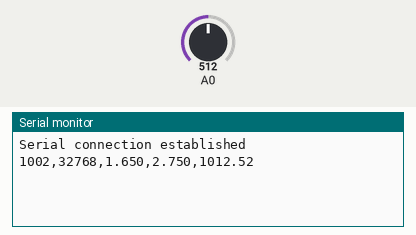
This sketch was run on a simulated Arduino Zero (SAMD21). On the bench: the last lines printed to the serial monitor. The inputs (shaded band) are chosen by the test bench; at power-on: A0 = 512 (analog values on the 0–1023 scale).

Above: at 1.8 s.
1.9 s: A0 set to 716
At 2.4 s:
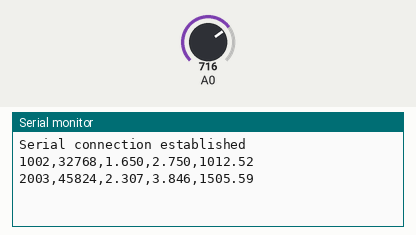
3.4 s: A0 set to 900
At 4.8 s:
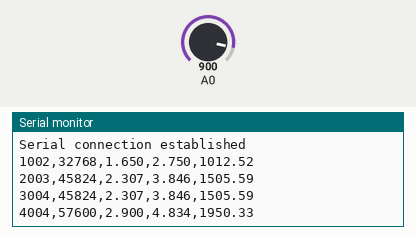
Timing chart, 0 to 6.4 s (numbered marks = the images above; inputs shaded):
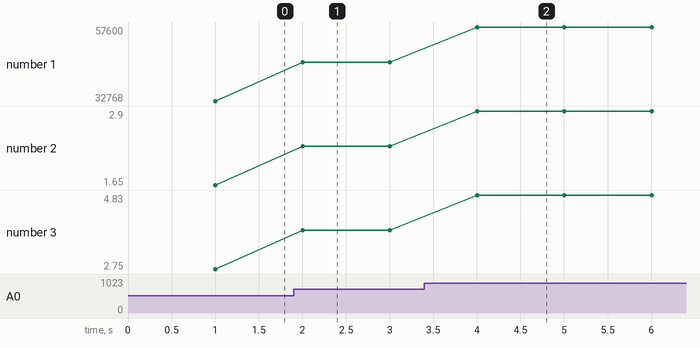

The sketch:

portenta_serial_sensor.ino
```cpp
#include <Arduino.h>

// Частота выборки и усреднение
const uint32_t SAMPLE_RATE = 1; // 1 Гц для калибровки
const uint32_t SAMPLE_INTERVAL = 1000000 / SAMPLE_RATE; // 1000 мс
const uint8_t AVERAGE_SAMPLES = 8;

void setup() {
  Serial.begin(115200);
  while (!Serial);

  // Настройка АЦП
  analogReadResolution(16);
  pinMode(A0, INPUT);

  Serial.println("Serial connection established");
}

void loop() {
  static uint32_t lastSampleTime = 0;
  uint32_t currentTime = micros();

  if (currentTime - lastSampleTime >= SAMPLE_INTERVAL) {
    lastSampleTime = currentTime;

    // Усреднение АЦП
    uint32_t adcValue = 0;
    for (uint8_t i = 0; i < AVERAGE_SAMPLES; i++) {
      adcValue += analogRead(A0);
      delayMicroseconds(100); // Пауза для стабильности
    }
    adcValue /= AVERAGE_SAMPLES;

    // Пересчет в напряжение
    double vA0 = (adcValue / 65535.0) * 3.3;
    double vSensor = vA0 / 0.6; // Учитываем делитель
    double pressure = (vSensor - 0.5) * 450.0;

    // Формирование строки: time_ms,adc_value,vA0,vSensor,pressure
    char buffer[64];
    snprintf(buffer, sizeof(buffer), "%lu,%u,%.3f,%.3f,%.2f",
             millis(), adcValue, vA0, vSensor, pressure);

    // Отправка по Serial
    Serial.println(buffer);
  }
}
```

Measured:
- after the input at 1.9 s, the serial monitor: prints a new line after 0.10 s (image 1)
- after the input at 3.4 s, the serial monitor: prints a new line after 0.60 s (image 2)
- plotted number 1: 32768 → 45824 after the input at 1.9 s, 45824 → 57600 after the input at 3.4 s
- plotted number 2: 1.65 → 2.31 after the input at 1.9 s, 2.31 → 2.9 after the input at 3.4 s
- plotted number 3: 2.75 → 3.85 after the input at 1.9 s, 3.85 → 4.83 after the input at 3.4 s
